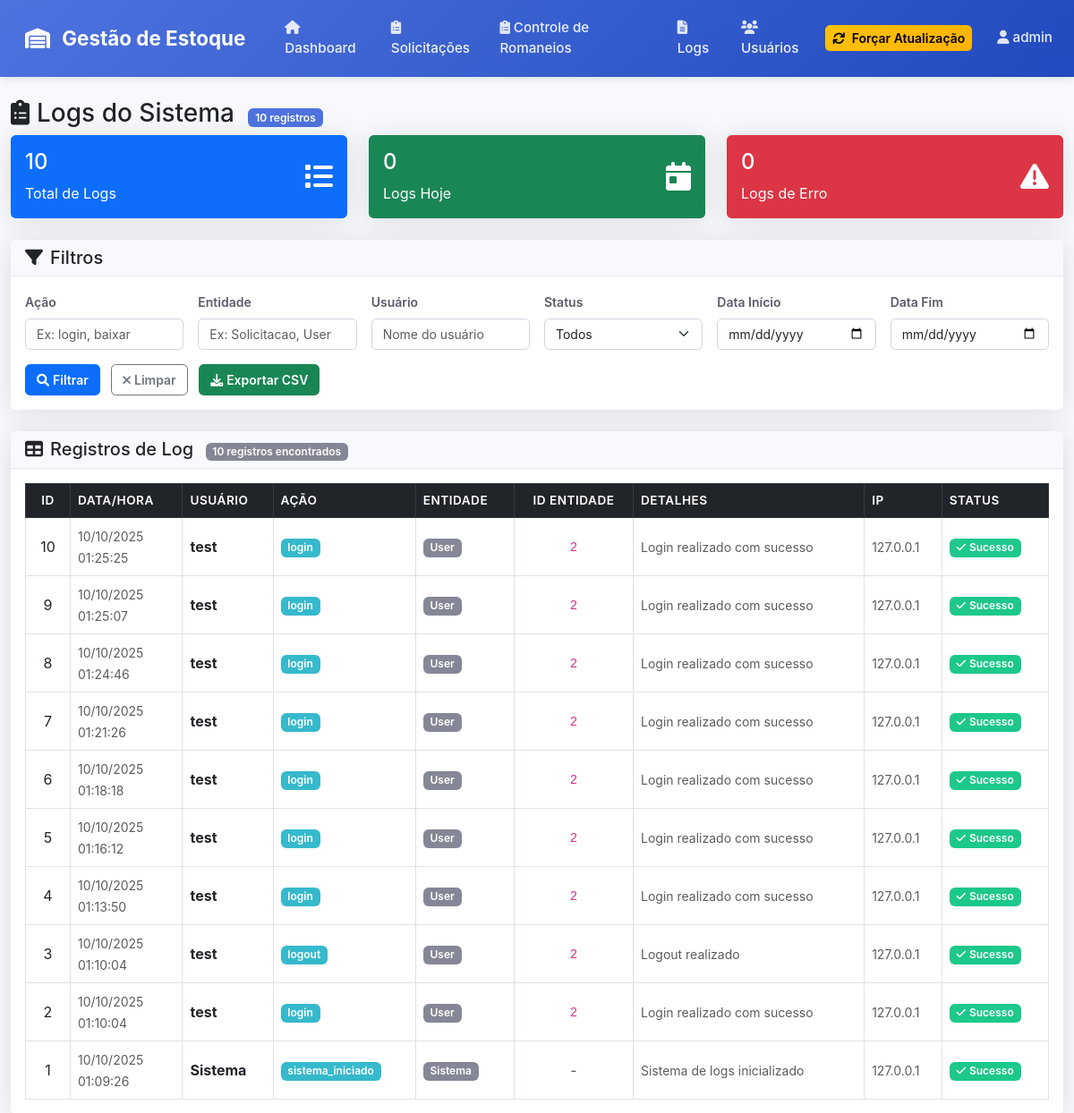
The page /logs (signed in) on the database as committed earlier.
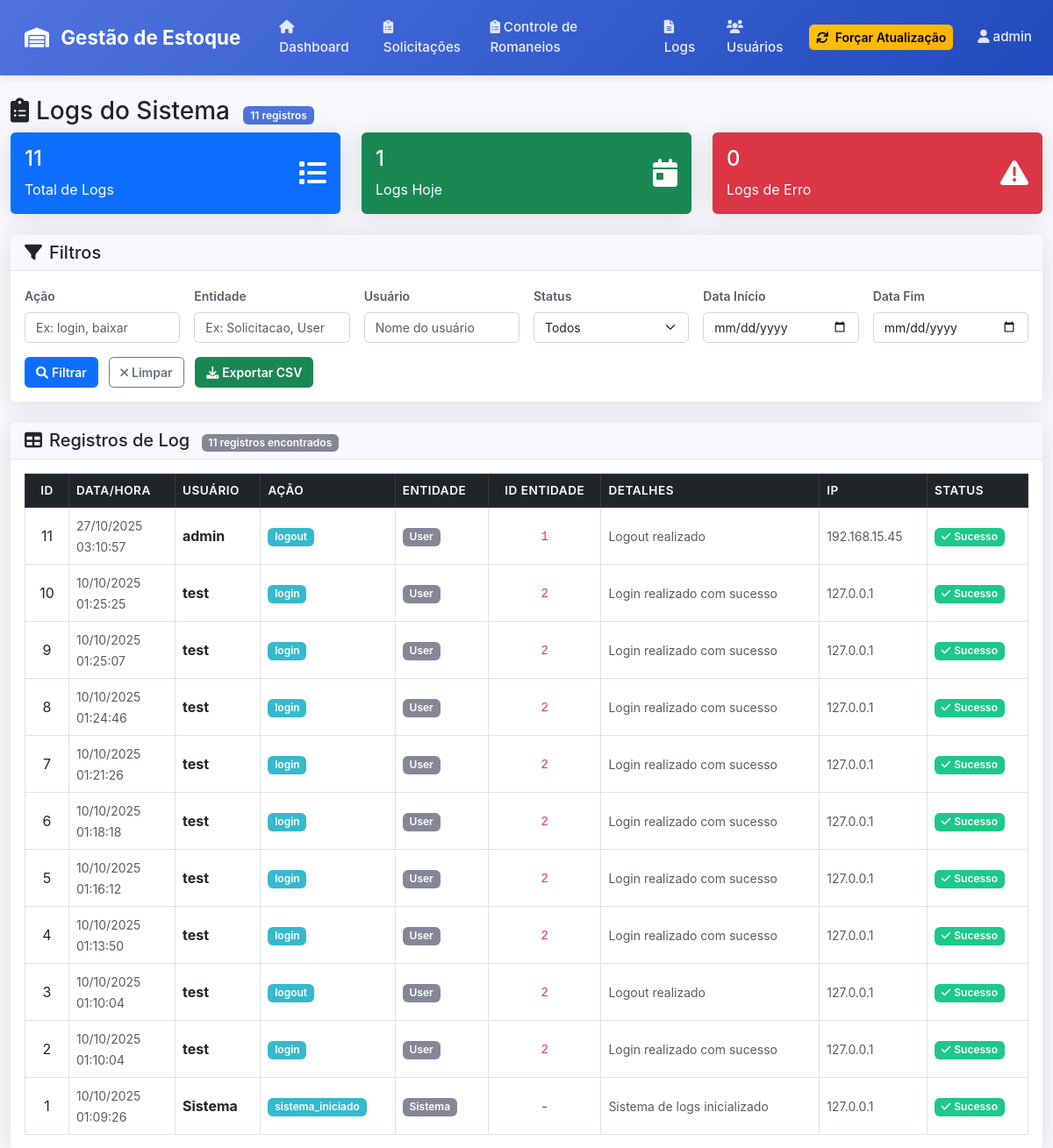
The same page on the database as committed later.
### app.py (models this page shows, shortened)
class User(UserMixin, db.Model):
    id = db.Column(db.Integer, primary_key=True)
    username = db.Column(db.String(80), unique=True, nullable=False)
    email = db.Column(db.String(120), unique=True, nullable=False)
    password_hash = db.Column(db.String(120), nullable=False)
    is_admin = db.Column(db.Boolean, default=False)
    is_active = db.Column(db.Boolean, default=True)
    created_at = db.Column(db.DateTime, default=datetime.utcnow)

class Log(db.Model):
    id = db.Column(db.Integer, primary_key=True)
    timestamp = db.Column(db.DateTime, default=datetime.utcnow, nullable=False)
    usuario_id = db.Column(db.Integer, db.ForeignKey('user.id'), nullable=False)
    usuario_nome = db.Column(db.String(80), nullable=False)
    acao = db.Column(db.String(50), nullable=False)  # login, logout, criar, editar, deletar, aprovar, etc.
    entidade = db.Column(db.String(50), nullable=False)  # Solicitacao, Produto, User, etc.
    entidade_id = db.Column(db.Integer, nullable=True)  # ID da entidade afetada
    detalhes = db.Column(db.Text, nullable=True)  # JSON com detalhes da operação
    ip_address = db.Column(db.String(45), nullable=True)  # Suporta IPv6
    user_agent = db.Column(db.String(500), nullable=True)
    status = db.Column(db.String(20), default='sucesso')  # sucesso, erro, aviso
    usuario = db.relationship('User', backref=db.backref('logs', lazy=True))

### app.py (the view)
@app.route('/logs')
@login_required
def logs():
    page = request.args.get('page', 1, type=int)
    per_page = 50
    acao_filter = request.args.get('acao', '')
    entidade_filter = request.args.get('entidade', '')
    usuario_filter = request.args.get('usuario', '')
    status_filter = request.args.get('status', '')
    data_inicio = request.args.get('data_inicio', '')
    data_fim = request.args.get('data_fim', '')
    query = Log.query
    if acao_filter:
        query = query.filter(Log.acao.contains(acao_filter))
    if entidade_filter:
        query = query.filter(Log.entidade.contains(entidade_filter))
    if usuario_filter:
        query = query.filter(Log.usuario_nome.contains(usuario_filter))
    if status_filter:
        query = query.filter(Log.status == status_filter)
    if data_inicio:
        try:
            data_inicio_obj = datetime.strptime(data_inicio, '%Y-%m-%d')
            query = query.filter(Log.timestamp >= data_inicio_obj)
        except ValueError:
            pass
    if data_fim:
        try:
            data_fim_obj = datetime.strptime(data_fim, '%Y-%m-%d')
            query = query.filter(Log.timestamp <= data_fim_obj)
        except ValueError:
            pass
    logs = query.order_by(Log.timestamp.desc()).paginate(
        page=page, per_page=per_page, error_out=False
    )
    total_logs = Log.query.count()
    logs_hoje = Log.query.filter(Log.timestamp >= datetime.now().replace(hour=0, minute=0, second=0, microsecond=0)).count()
    logs_erro = Log.query.filter(Log.status == 'erro').count()
    stats = {
        'total': total_logs,
        'hoje': logs_hoje,
        'erros': logs_erro
    }
    return render_template('logs.html',
                         logs=logs,
                         stats=stats,
                         acao_filter=acao_filter,
                         entidade_filter=entidade_filter,
                         usuario_filter=usuario_filter,
                         status_filter=status_filter,
                         data_inicio=data_inicio,
                         data_fim=data_fim)

### templates/logs.html (shortened to what this page needs)
{% extends "base.html" %}
{% block content %}
<div class="row">
    <div class="col-12">
        <h1 class="h3">
            <i class="fas fa-clipboard-list me-2"></i>Logs do Sistema
            <span class="badge bg-primary ms-2">{{ stats.total }} registros</span>
        </h1>
    </div>
</div>
<div class="row mb-4">
    <div class="col-md-4">
        <div class="card bg-primary text-white">
            <div class="card-body">
                <div class="d-flex justify-content-between">
                    <div>
                        <h4 class="card-title">{{ stats.total }}</h4>
                        <p class="card-text">Total de Logs</p>
                    </div>
                    <div class="align-self-center">
                        <i class="fas fa-list fa-2x"></i>
                    </div>
                </div>
            </div>
        </div>
    </div>
    <div class="col-md-4">
        <div class="card bg-success text-white">
            <div class="card-body">
                <div class="d-flex justify-content-between">
                    <div>
                        <h4 class="card-title">{{ stats.hoje }}</h4>
                        <p class="card-text">Logs Hoje</p>
                    </div>
                    <div class="align-self-center">
                        <i class="fas fa-calendar-day fa-2x"></i>
                    </div>
                </div>
            </div>
        </div>
    </div>
    <div class="col-md-4">
        <div class="card bg-danger text-white">
            <div class="card-body">
                <div class="d-flex justify-content-between">
                    <div>
                        <h4 class="card-title">{{ stats.erros }}</h4>
                        <p class="card-text">Logs de Erro</p>
                    </div>
                    <div class="align-self-center">
                        <i class="fas fa-exclamation-triangle fa-2x"></i>
                    </div>
                </div>
            </div>
        </div>
    </div>
</div>
<div class="row mb-4">
    <div class="col-12">
        <div class="card shadow">
            <div class="card-header">
                <h5 class="mb-0">
                    <i class="fas fa-filter me-2"></i>Filtros
                </h5>
            </div>
            <div class="card-body">
                <form method="GET" class="row g-3">
                    <div class="col-md-2">
                        <label for="acao" class="form-label">Ação</label>
                        <input type="text" class="form-control" id="acao" name="acao"
                               value="{{ acao_filter }}" placeholder="Ex: login, baixar">
                    </div>
                    <div class="col-md-2">
                        <label for="entidade" class="form-label">Entidade</label>
                        <input type="text" class="form-control" id="entidade" name="entidade"
                               value="{{ entidade_filter }}" placeholder="Ex: Solicitacao, User">
                    </div>
                    <div class="col-md-2">
                        <label for="usuario" class="form-label">Usuário</label>
                        <input type="text" class="form-control" id="usuario" name="usuario"
                               value="{{ usuario_filter }}" placeholder="Nome do usuário">
                    </div>
                    <div class="col-md-2">
                        <label for="status" class="form-label">Status</label>
                        <select class="form-select" id="status" name="status">
                            <option value="">Todos</option>
                        </select>
                    </div>
                    <div class="col-md-2">
                        <label for="data_inicio" class="form-label">Data Início</label>
                        <input type="date" class="form-control" id="data_inicio" name="data_inicio"
                               value="{{ data_inicio }}">
                    </div>
                    <div class="col-md-2">
                        <label for="data_fim" class="form-label">Data Fim</label>
                        <input type="date" class="form-control" id="data_fim" name="data_fim"
                               value="{{ data_fim }}">
                    </div>
                    <div class="col-12">
                        <button type="submit" class="btn btn-primary me-2">
                            <i class="fas fa-search me-1"></i>Filtrar
                        </button>
                        <a href="{{ url_for('logs') }}" class="btn btn-outline-secondary me-2">
                            <i class="fas fa-times me-1"></i>Limpar
                        </a>
                        <a href="{{ url_for('export_logs', acao=acao_filter, entidade=entidade_filter, usuario=usuario_filter, status=status_filter, data_inicio=data_inicio, data_fim=data_fim) }}"
                           class="btn btn-success">
                            <i class="fas fa-download me-1"></i>Exportar CSV
                        </a>
                    </div>
                </form>
            </div>
        </div>
    </div>
</div>
<div class="card shadow">
    <div class="card-header">
        <h5 class="mb-0">
            <i class="fas fa-table me-2"></i>Registros de Log
            <span class="badge bg-secondary ms-2">{{ logs.total }} registros encontrados</span>
        </h5>
    </div>
    <div class="card-body">
        <div class="table-responsive">
            <table class="table table-bordered table-hover">
                <thead class="table-dark">
                    <tr>
                        <th>ID</th>
                        <th>Data/Hora</th>
                        <th>Usuário</th>
                        <th>Ação</th>
                        <th>Entidade</th>
                        <th>ID Entidade</th>
                        <th>Detalhes</th>
                        <th>IP</th>
                        <th>Status</th>
                    </tr>
                </thead>
                <tbody>
                    {% for log in logs.items %}
                    <tr>
                        <td>{{ log.id }}</td>
                        <td>
                            <small class="text-muted">
                                {{ log.timestamp.strftime('%d/%m/%Y') if log.timestamp else '-' }}<br>
                                {{ log.timestamp.strftime('%H:%M:%S') if log.timestamp else '-' }}
                            </small>
                        </td>
                        <td>
                            <strong>{{ log.usuario_nome }}</strong>
                        </td>
                        <td>
                            <span class="badge bg-info">{{ log.acao }}</span>
                        </td>
                        <td>
                            <span class="badge bg-secondary">{{ log.entidade }}</span>
                        </td>
                        <td>
                            {% if log.entidade_id %}
                                <code>{{ log.entidade_id }}</code>
                            {% else %}
                                <span class="text-muted">-</span>
                            {% endif %}
                        </td>
                        <td>
                            {% if log.detalhes %}
                                <small class="text-muted">{{ log.detalhes[:100] }}{% if log.detalhes|length > 100 %}...{% endif %}</small>
                            {% else %}
                                <span class="text-muted">-</span>
                            {% endif %}
                        </td>
                        <td>
                            <small class="text-muted">{{ log.ip_address or '-' }}</small>
                        </td>
                        <td>
                            {% if log.status == 'sucesso' %}
                                <span class="badge bg-success">
                                    <i class="fas fa-check me-1"></i>Sucesso
                                </span>
                            {% elif log.status == 'erro' %}
                                <span class="badge bg-danger">
                                    <i class="fas fa-times me-1"></i>Erro
                                </span>
                            {% elif log.status == 'aviso' %}
                                <span class="badge bg-warning text-dark">
                                    <i class="fas fa-exclamation-triangle me-1"></i>Aviso
                                </span>
                            {% else %}
                                <span class="badge bg-secondary">{{ log.status }}</span>
                            {% endif %}
                        </td>
                    </tr>
                    {% endfor %}
                </tbody>
            </table>
        </div>
    </div>
</div>
{% endblock %}

### templates/base.html (shortened to what this page needs)
<!DOCTYPE html>
<html lang="pt-BR">
<head>
    <link href="https://cdn.jsdelivr.net/npm/bootstrap@5.3.0/dist/css/bootstrap.min.css" rel="stylesheet">
    <link href="https://cdnjs.cloudflare.com/ajax/libs/font-awesome/6.0.0/css/all.min.css" rel="stylesheet">
    <link href="{{ url_for('static', filename='css/style.css') }}" rel="stylesheet">
</head>
<body>
    <nav class="navbar navbar-expand-lg navbar-dark bg-primary">
        <div class="container-fluid">
            <a class="navbar-brand" href="{{ url_for('index') }}">
                <i class="fas fa-warehouse me-2"></i>
                Gestão de Estoque
            </a>
            <div class="collapse navbar-collapse" id="navbarNav">
                <ul class="navbar-nav me-auto">
                    <li class="nav-item">
                        <a class="nav-link" href="{{ url_for('index') }}">
                            <i class="fas fa-home me-1"></i>Dashboard
                        </a>
                    </li>
                    <li class="nav-item">
                        <a class="nav-link" href="{{ url_for('solicitacoes') }}">
                            <i class="fas fa-clipboard-list me-1"></i>Solicitações
                        </a>
                    </li>
                    <li class="nav-item">
                        <a class="nav-link" href="{{ url_for('controle_impressoes') }}">
                            <i class="fas fa-clipboard-list me-1"></i>Controle de Romaneios
                        </a>
                    </li>
                    <li class="nav-item">
                        <a class="nav-link" href="{{ url_for('logs') }}">
                            <i class="fas fa-file-alt me-1"></i>Logs
                        </a>
                    </li>
                    {% if current_user.is_admin %}
                    <li class="nav-item">
                        <a class="nav-link" href="{{ url_for('listar_usuarios') }}">
                            <i class="fas fa-users me-1"></i>Usuários
                        </a>
                    </li>
                    {% endif %}
                </ul>
                <div class="navbar-nav me-3">
                    <button type="button" class="btn btn-sm btn-warning"
                            id="btnInvalidarCacheGlobal"
                            data-bs-toggle="tooltip" data-bs-placement="bottom"
                            title="Forçar atualização dos dados (use quando mudar status manualmente)">
                        <i class="fas fa-refresh me-1"></i>
                        Forçar Atualização
                    </button>
                </div>
                <ul class="navbar-nav">
                    <li class="nav-item">
                        <a class="nav-link" href="#" id="btnUserMenu" role="button">
                            <i class="fas fa-user me-1"></i>{{ current_user.username }}
                        </a>
                    </li>
                </ul>
            </div>
        </div>
    </nav>
    <div class="container-fluid mt-4">
        {% block content %}{% endblock %}
    </div>
</body>
</html>

Rows that differ between the two databases and show on the page:
added Log: id "11", timestamp "27/10/2025", timestamp "03:10:57", usuario_nome "admin", acao "logout", entidade "User", entidade_id "1", detalhes "Logout realizado", ip_address "192.168.15.45", status "sucesso" (drawn)
Other text that changed with them:
{{ stats.total }}: "10" → "11"
{{ stats.hoje }}: "0" → "1"
{{ logs.total }}: "10" → "11"
